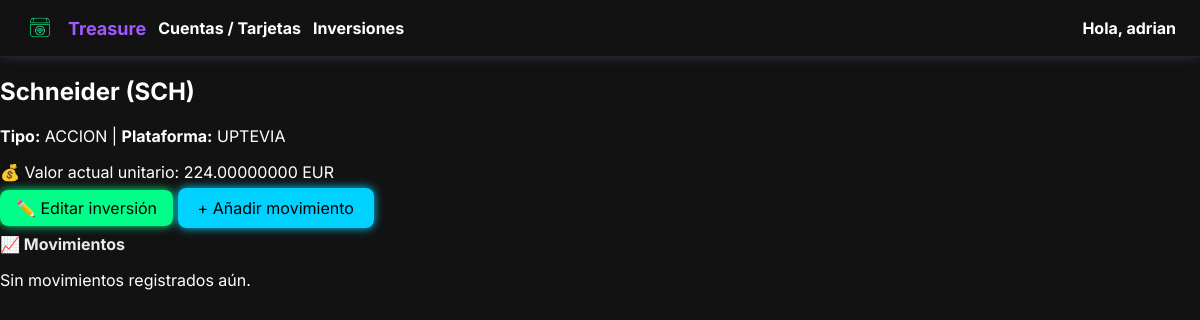
/finanzas/1/ (signed in), run on an earlier commit of the app's database.
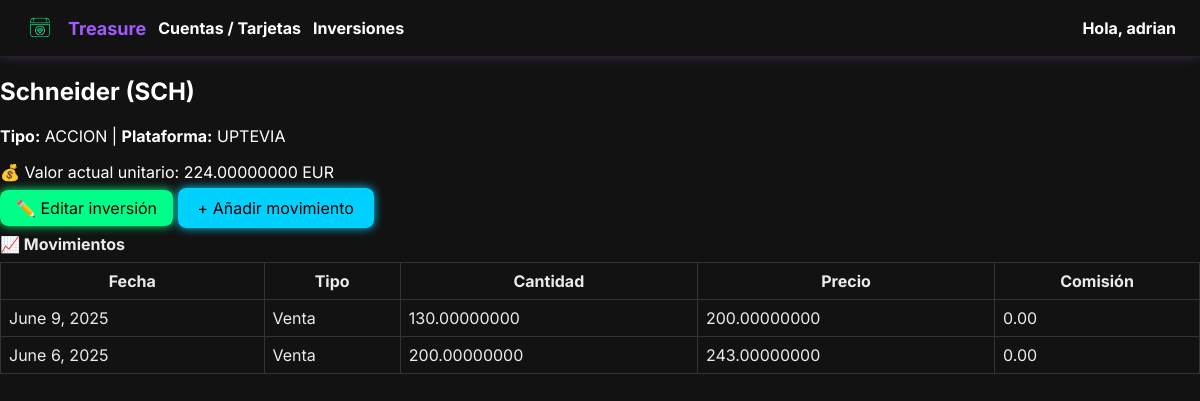
And on a later commit of the database.
### finanzas/models.py (models this page shows, shortened)
class Inversion(models.Model):
    usuario = models.ForeignKey(User, on_delete=models.CASCADE)
    nombre = models.CharField(max_length=100)
    ticker = models.CharField(max_length=20, blank=True, null=True)
    tipo = models.CharField(max_length=30, choices=TIPOS_INVERSION)
    moneda = models.CharField(max_length=10, default="EUR")
    plataforma = models.CharField(max_length=100, blank=True, null=True)
    cantidad_actual = models.DecimalField(
        max_digits=20, decimal_places=8, default=0,
        help_text="Cantidad actual de activos"
    )
    actualizable = models.BooleanField(
        default=True,
        help_text="Si está marcado, se actualizará el valor automáticamente vía API"
    )
    fecha_creacion = models.DateField(auto_now_add=True)

class ValorActualInversion(models.Model):
    inversion = models.OneToOneField(Inversion, on_delete=models.CASCADE, related_name='valor_actual')
    valor_unitario = models.DecimalField(max_digits=20, decimal_places=8)
    fecha_actualizacion = models.DateTimeField(auto_now=True)
    fuente = models.CharField(max_length=100, blank=True, null=True)  # Ej: CoinGecko, YahooFinance, Manual

class MovimientoInversion(models.Model):
    COMPRA = 'COMPRA'
    VENTA = 'VENTA'
    DIVIDENDO = 'DIVIDENDO'
    TIPOS_MOVIMIENTO = [
        (COMPRA, 'Compra'),
        (VENTA, 'Venta'),
        (DIVIDENDO, 'Dividendo'),
    ]
    inversion = models.ForeignKey(Inversion, on_delete=models.CASCADE, related_name='movimientos')
    fecha = models.DateField()
    tipo = models.CharField(max_length=20, choices=TIPOS_MOVIMIENTO)
    cantidad = models.DecimalField(max_digits=20, decimal_places=8)  # Ej: 0.5 BTC
    precio_unitario = models.DecimalField(max_digits=20, decimal_places=8)  # Precio por unidad
    comision = models.DecimalField(max_digits=10, decimal_places=2, default=0)

### finanzas/views.py (the view)
# urls.py: path('<int:pk>/', views.InversionDetailView.as_view(), name='detalle'),
class InversionDetailView(LoginRequiredMixin, DetailView):
    model = Inversion
    template_name = 'inversiones/inversion_detail.html'
    context_object_name = 'inversion'
    def get_queryset(self):
        return Inversion.objects.filter(usuario=self.request.user)
    def get_context_data(self, **kwargs):
        context = super().get_context_data(**kwargs)
        context['movimientos'] = MovimientoInversion.objects.filter(inversion=self.object).order_by('-fecha')
        return context

### finanzas/context_processors.py (called while the page is built)
def resumen_inversiones_context(request):
    if request.user.is_authenticated:
        resumen = ResumenInversionesMensual.objects.filter(
            usuario=request.user
        ).order_by('-registro__anio', '-registro__mes').first()
    else:
        resumen = None
    return {
        'resumen_inversiones': resumen
    }

### templates/inversiones/inversion_detail.html
{% extends "base.html" %}
{% block content %}
<div class="panel">
  <h2 class="titulo">{{ inversion.nombre }} ({{ inversion.ticker }})</h2>
  <p><strong>Tipo:</strong> {{ inversion.tipo }} | <strong>Plataforma:</strong> {{ inversion.plataforma }}</p>
  {% if inversion.valor_actual %}
    <p>💰 Valor actual unitario: {{ inversion.valor_actual.valor_unitario }} {{ inversion.moneda }}</p>
  {% endif %}
  <a href="{% url 'finanzas:editar' inversion.id %}" class="btn-glow-primary">✏️ Editar inversión</a>
  <a href="{% url 'finanzas:nuevo_movimiento' inversion.id %}" class="btn-glow-secundario">+ Añadir movimiento</a>
  <h3 class="subtitulo">📈 Movimientos</h3>
  {% if movimientos %}
    <table class="tabla-oscura">
      <thead>
        <tr><th>Fecha</th><th>Tipo</th><th>Cantidad</th><th>Precio</th><th>Comisión</th></tr>
      </thead>
      <tbody>
        {% for m in movimientos %}
          <tr>
            <td>{{ m.fecha }}</td>
            <td>{{ m.get_tipo_display }}</td>
            <td>{{ m.cantidad }}</td>
            <td>{{ m.precio_unitario }}</td>
            <td>{{ m.comision }}</td>
          </tr>
        {% endfor %}
      </tbody>
    </table>
  {% else %}
    <p class="texto-difuso">Sin movimientos registrados aún.</p>
  {% endif %}
</div>
{% endblock %}

### templates/base.html (shortened to what this page needs)
{% load static %}
<!DOCTYPE html>
<html lang="es">
<head>
    <link rel="stylesheet" href="{% static 'css/main.css' %}">
</head>
<body class="{% block body_class %}{% endblock %}">
    {% if request.user.is_authenticated and not hide_navbar %}
    <nav class="navbar">
        <div class="navbar-left">
            <img src="{% static 'img/logo_treasure_3.png' %}" class="nav-logo" alt="Treasure Logo">
            <span class="nav-title">Treasure</span>
            <div class="nav-user-dropdown">
                <span class="nav-user-toggle">Cuentas / Tarjetas</span>
            </div>
            <div class="nav-user-dropdown">
                <span class="nav-user-toggle">Inversiones</span>
              </div>
        </div>
        <div class="navbar-right">
            <div class="nav-user-dropdown">
                <span class="nav-user-toggle">
                    Hola, <span class="nav-username">{{ request.user.first_name|default:request.user.username }}</span>
                </span>
            </div>
        </div>
    </nav>
    {% endif %}
    {% block content %}
    {% endblock %}
</body>
</html>

### static/css/main.css (style rules this page uses)
:root { --primary-color: #a259ff; --glow: rgba(162, 89, 255, 0.7); --dark-bg: #101010; --input-bg: #1c1c1c; --text-color: #eaeaea; --muted: #888; --border: #333; }
body { margin: 0; padding: 0; font-family: 'Inter', sans-serif; background-color: #121212; color: #fff; }
.navbar { display: flex; justify-content: space-between; align-items: center; background-color: #121212; padding: 12px 24px; box-shadow: 0 0 10px rgba(162, 89, 255, 0.3); border-bottom: 1px solid #222; }
.navbar-left { display: flex; align-items: center; gap: 12px; }
.nav-logo { height: 32px; width: auto; }
.nav-title { font-size: 18px; color: var(--primary-color); font-weight: bold; }
.navbar-right { display: flex; align-items: center; gap: 20px; }
.nav-user-dropdown { position: relative; display: inline-block; }
.nav-user-toggle { cursor: pointer; color: #fff; font-weight: bold; }
.btn-glow-primary { background-color: #00ff88; color: black; padding: 8px 16px; border-radius: 8px; box-shadow: 0 0 10px #00ff88; text-decoration: none; }
.btn-glow-secundario { background-color: #00d1ff; color: black; padding: 8px 16px; border-radius: 8px; box-shadow: 0 0 10px #00d1ff; text-decoration: none; }
.tabla-oscura { width: 100%; border-collapse: collapse; color: var(--text-color); }
.tabla-oscura th, .tabla-oscura td { border: 1px solid var(--border); padding: 8px; }
.subtitulo { font-size: 1rem; color: var(--text-color); margin-bottom: 8px; }
.btn-glow-secundario { background-color: #00d1ff; color: black; padding: 10px 20px; border-radius: 8px; box-shadow: 0 0 10px #00d1ff; text-decoration: none; }

What changed in the data, as far as the page shows it:
added MovimientoInversion: fecha "June 9, 2025", tipo "Venta", cantidad "130.00000000", precio_unitario "200.00000000", comision "0.00"
added MovimientoInversion: fecha "June 6, 2025", tipo "Venta", cantidad "200.00000000", precio_unitario "243.00000000", comision "0.00"
Also different on the page:
text no longer shown: "Sin movimientos registrados aún."
text now shown: "Fecha Tipo Cantidad Precio Comisión"
